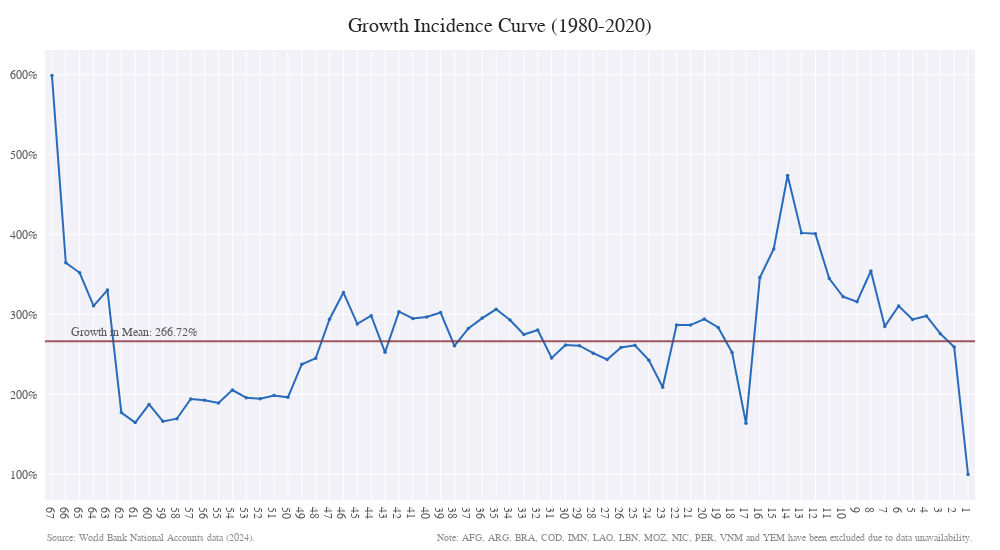

The notebook cell this image was saved under:
### Code cell
f_all = plot(g_all, d_all)
f_all.show()

### Figure 1 — Plotly figure (JSON) as saved in the notebook; plotly's stock layout.template omitted (floating-point values rounded to 4 significant figures)
{"data": [{"line": {"width": 2}, "marker": {"color": "#286bbb", "size": 3.5}, "mode": "markers+lines+text", "showlegend": false, "type": "scatter", "x": ["67", "66", "65", "64", "63", "62", "61", "60", "59", "58", "57", "56", "55", "54", "53", "52", "51", "50", "49", "48", "47", "46", "45", "44", "43", "42", "41", "40", "39", "38", "37", "36", "35", "34", "33", "32", "31", "30", "29", "28", "27", "26", "25", "24", "23", "22", "21", "20", "19", "18", "17", "16", "15", "14", "13", "12", "11", "10", "9", "8", "7", "6", "5", "4", "3", "2", "1"], "y": [598.9, 364.8, 352.2, 310.9, 330.6, 177.4, 164.9, 187.5, 166.4, 169.7, 194.4, 192.9, 189.4, 205.5, 196.0, 194.6, 198.8, 196.5, 237.9, 245.2, 294.1, 327.5, 288.3, 298.6, 252.8, 303.5, 295.0, 296.9, 302.5, 260.9, 282.6, 295.5, 306.5, 293.2, 275.0, 280.7, 245.7, 261.9, 261.0, 251.7, 243.8, 258.9, 261.6, 242.9, 209.0, 286.8, 286.8, 294.3, 283.9, 252.7, 164.0, 346.2, 382.0, 473.9, 402.1, 401.0, 345.0, 322.2, 315.9, 354.4, 285.1, 310.7, 293.9, 298.2, 276.1, 259.5, 99.96]}], "layout": {"annotations": [{"font": {"color": "#595959", "size": 12}, "showarrow": false, "text": "Growth in Mean: 266.72%", "x": 1.2, "xanchor": "left", "y": 268.5, "yanchor": "bottom"}, {"align": "left", "font": {"color": "#8c8c8c", "size": 10}, "showarrow": false, "text": "Source: World Bank National Accounts data (2024).", "x": 0, "xanchor": "left", "xref": "paper", "y": -0.1, "yanchor": "bottom", "yref": "paper"}, {"align": "left", "font": {"color": "#8c8c8c", "size": 10}, "showarrow": false, "text": "Note: AFG, ARG, BRA, COD, IMN, LAO, LBN, MOZ, NIC, PER, VNM and YEM have been excluded due to data unavailability.", "x": 1, "xanchor": "right", "xref": "paper", "y": -0.1, "yanchor": "bottom", "yref": "paper"}], "font": {"color": "#595959", "family": "Helvetica Now Text"}, "height": 550, "legend": {"orientation": "h", "x": 0.9, "xanchor": "center", "y": 1}, "margin": {"b": 50, "l": 10, "r": 25, "t": 50}, "plot_bgcolor": "rgba(234, 234, 243, 0.65)", "shapes": [{"line": {"color": "#883039", "width": 2}, "name": "Growth Rate in Mean", "opacity": 0.8, "showlegend": false, "type": "line", "x0": 0, "x1": 1, "xref": "x domain", "y0": 266.7, "y1": 266.7, "yref": "y"}], "title": {"font": {"color": "#262626", "size": 20}, "text": "Growth Incidence Curve (1980-2020)", "xanchor": "center", "yanchor": "middle"}, "width": 1000, "xaxis": {"range": [-0.5, 66.5], "tickmode": "array", "ticktext": ["67", "66", "65", "64", "63", "62", "61", "60", "59", "58", "57", "56", "55", "54", "53", "52", "51", "50", "49", "48", "47", "46", "45", "44", "43", "42", "41", "40", "39", "38", "37", "36", "35", "34", "33", "32", "31", "30", "29", "28", "27", "26", "25", "24", "23", "22", "21", "20", "19", "18", "17", "16", "15", "14", "13", "12", "11", "10", "9", "8", "7", "6", "5", "4", "3", "2", "1"], "tickvals": ["67", "66", "65", "64", "63", "62", "61", "60", "59", "58", "57", "56", "55", "54", "53", "52", "51", "50", "49", "48", "47", "46", "45", "44", "43", "42", "41", "40", "39", "38", "37", "36", "35", "34", "33", "32", "31", "30", "29", "28", "27", "26", "25", "24", "23", "22", "21", "20", "19", "18", "17", "16", "15", "14", "13", "12", "11", "10", "9", "8", "7", "6", "5", "4", "3", "2", "1"]}, "yaxis": {"ticksuffix": "%  "}}}
